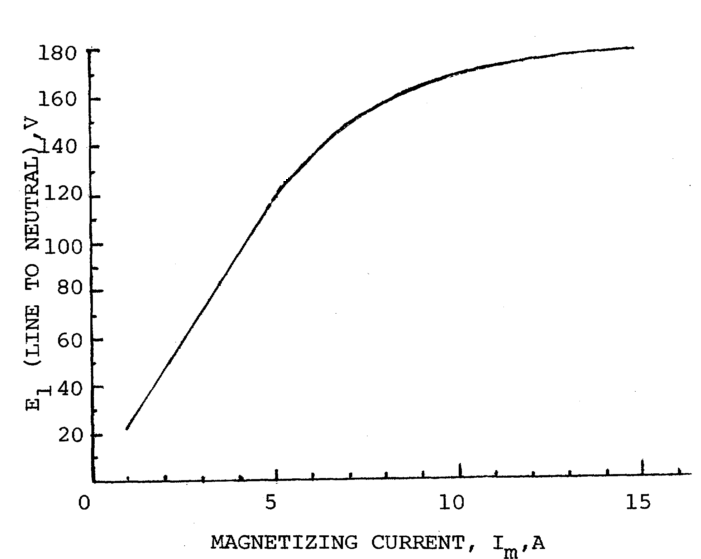
%> input picture magnetizationCurveNoTrend.png, 701 x 559 px
$ octave --eval "result = SCIG_Ouazenne;"   (GNU Octave 9; MATLAB toolbox functions it lacks are replaced by stand-ins)
%> lines starting %> are read from the running program, lines starting %| are printed output that depends on the picture; in (x1, y1, x2, y2) boxes, pixels count from 0 and x2, y2 are one past the last pixel; in counts of white or black regions, pixels touching at a corner belong together; the program's own positions count from 1
### imageinterpOuazenne.m
function [fittedX, fittedE] = imageinterpOuazenne()
% format longg;
% format compact;
% fontSize = 20;
nth_order = 7; %poly fit
derivArray = nth_order:-1:0;
rowShift = 425; %to remove axis from image
columnShift = 125; %to remove axis from image
% I1 = 1*35;
% Iend = 15*35;
I1 = 1*5.3;
Iend = 15*5.3;
E1 = 180;
Eend = 22;

%===============================================================================
% Read in a image.
% folder = pwd;
folder = 'C:\Users\njgreen3\Documents\EnergyBalance';
baseFileName = 'magnetizationCurveNoTrend.PNG';
% baseFileName = 'magCurveDandanMa.PNG';
% Get the full filename, with path prepended.
fullFileName = fullfile(folder, baseFileName);
% Check if file exists.
if ~exist(fullFileName, 'file')
	% File doesn't exist -- didn't find it there.  Check the search path for it.
	fullFileNameOnSearchPath = baseFileName; % No path this time.
	if ~exist(fullFileNameOnSearchPath, 'file')
		% Still didn't find it.  Alert user.
		errorMessage = sprintf('Error: %s does not exist in the search path folders.', fullFileName);
		uiwait(warndlg(errorMessage));
		return;
	end
end
grayImage = imread(fullFileName);
%> grayImage is the input picture: size 559x701x3 uint8; min 0, max 255, mean 248.8
% Get the dimensions of the image.
% numberOfColorBands should be = 1.
[~, ~, numberOfColorBands] = size(grayImage);
%> numberOfColorBands = 3
if numberOfColorBands > 1
	% It's not really gray scale like we expected - it's color.
	% Convert it to gray scale by taking only the green channel.
	grayImage = grayImage(:, :, 2); % Take green channel.
%> grayImage: size 559x701 uint8

end
% % Display the original gray scale image.
% subplot(2, 2, 1);
% imshow(grayImage, []);
% title('Original Grayscale Image', 'FontSize', fontSize);
% % Enlarge figure to full screen.
% set(gcf, 'Units', 'Normalized', 'OuterPosition', [0 0 1 1]);
% % Give a name to the title bar.
% set(gcf, 'Name', 'Demo by ImageAnalyst', 'NumberTitle', 'Off')
% Binarize to get rid of horrible jpeg noise
binaryImage = grayImage < 100;
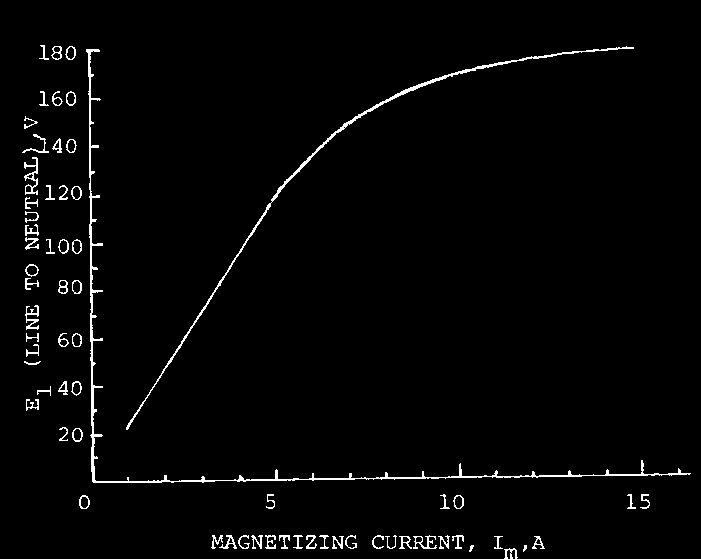
%> binaryImage: size 559x701 logical; 2.1% white in thin lines or dots, all inside (x1, y1, x2, y2) = (22, 45, 691, 559)
% % Display the original gray scale image.
% subplot(2, 2, 2);
% imshow(binaryImage, []);
% title('Binary Image', 'FontSize', fontSize);
% axis on;

% Get the rows (y) and columns (x).
[rows, columns] = find(binaryImage(1:rowShift,columnShift:end));
%> rows = 1661 values from 47 to 425; columns = 1661 values from 5 to 510

rows2Eslope = (Eend-E1)/(rows(1)-rows(end));
%> rows2Eslope = -0.421
rows2Eoffset = (E1 - rows(end)*rows2Eslope);
%> rows2Eoffset = 200.6
columns2Islope = (Iend-I1)/(columns(end)-columns(1));
%> columns2Islope = 0.147
columns2Ioffset = (I1 - columns(1)*columns2Islope);
%> columns2Ioffset = 4.57

Im = columns*columns2Islope + columns2Ioffset;
%> Im = 1661 values from 5.3 to 79.5
E = rows*rows2Eslope + rows2Eoffset;
%> E = 1661 values, max 180.8 at index 1645, min 21.58 at index 2, mean 129.4

% Fit a nth_order
coefficients = polyfit(Im, E, nth_order); % Gets coefficients of the formula.
%> coefficients = [3.95e-10 -1.15e-07 1.29e-05 -0.000696 0.0174 -0.187 5.1 -2.35]
% Fit a curve to 500 points in the range that x has.
fittedI = linspace(min(Im), max(Im), 500);
%> fittedI = 500 values from 5.3 to 79.5
% Now get the y values.
fittedE = polyval(coefficients, fittedI);
%> fittedE = 500 values from 21.54 to 181.3
Xcoeffs = coefficients.*derivArray;
%> Xcoeffs = [2.77e-09 -6.87e-07 6.46e-05 -0.00279 0.0523 -0.374 5.1 0]
Xcoeffs(end) = [];
dEdI = polyval(Xcoeffs, fittedI);
%> dEdI = 500 values, max 4.65 at index 77, min 0.155 at index 455, mean 2.15
fittedX = fittedE./fittedI;
%> fittedX = 500 values, max 4.38 at index 116, min 2.28 at index 500, mean 3.54

figure(1)
plot(fittedX, fittedE, dEdI,fittedE)
xlabel('Xm')
ylabel('E')
legend('E/I', 'dE/dI')
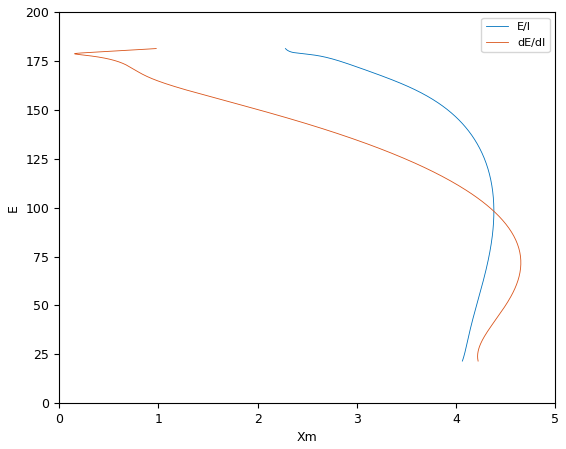
%> figure redrawn from the program's plot data
% Plot the fitting:
% subplot(2,2,3:4);
figure(2)
plot(fittedI, fittedE,Im,E);
grid on;
xlabel('Im')%, 'FontSize', fontSize);
ylabel('E')%, 'FontSize', fontSize);
% % Overlay the original points in red.
% hold on;
% plot(Im, E, 'r.', 'LineWidth', .1, 'MarkerSize', .1);

### LoadImpedance.m
function [ Z ] = LoadImpedance( P, Q, V )
%LOADIMPEDANCE
%   This function takes the active (P) and reactive (Q) powers dissipated
%   by a three phase load for a given line to line voltage (V) and
%   calculates the equivalent per-phase impedance (Z).
%
% The apparent power of a three phase system can be given as:
% S = 3*V_phase*conj(I)
%   = 3*V_phase*conj(V_phase/Z)
%   = 3*V_phase*conj(V_phase)/conj(Z)
%   = 3*abs(V_phase)^2/conj(Z)
%   = abs(sqrt(3)*V_phase)^2/conj(Z)
%   = abs(V_line)^2/conj(Z)
% Solving for Z yeilds:
% Z = conj(abs(V_line)^2/S)

% Inputs:
%   P   Active 3 phase power in per-unit
%   Q   Reactive 3 phase power in per-unit
%   V   Line-to-line voltage magnitude in per-unit
%
% Outputs;
%   Z   Equivalent phase impedance in per-unit

% Total apparent power
S = P + 1i*Q;

% Caluclate Z using equation above
Z = conj(abs(V).^2./S);

end

### SCIG_Ouazenne.m
function [P_loss, Q_loss, Vph, f_e, P_mech, P_load_out ] = SCIG_Ouazenne( P_load_in, Q_load, n_mech, f_rated, Vline_rated, poles, K_b, K_w, R1, L1, R2, L2, magCurve, Rx, Cx )
%SCIG_ENERGY_BALANCE Summary of this function goes here
%   This function calcluates the active power (P_loss) losses of a 3-phase
%   squirrel cage induction generator (SCIG). Also calclulated is the
%   reactive power loss (Q_loss). Induction machines always consume Q
%   (negative Q_out) and the excitation capacitance generates Q (positive
%   Q_out).

%   Circuit diagram of an Asynchronous machine.
%      Iin>   Ix         I1>        Im        I2>
%              v      R1     jw*X1   v     R2     jw*X2
%     0--------|-----RRRR----XXXX----|----RRRR----XXXX----|
%              |                    E|                    |
%     +        R  Rx               |-|-|                  |
%              R                   |   |                  R
%     Vph      |               Rm  R   X   jw*Xm          R  R2(1-slip)/slip
%              |                   R   X                  R
%     -       CCC  1/jw*Cx         |   |                  R
%              |                   |-|-|                  |
%              |                     |                    |
%     0--------|---------------------|--------------------|

% Inputs:
%   P_load      Three phase active load power in W
%   Q_load      Three phase reactive load power in VAR
%   n_mech      Angular velocity of rotor in rpm
%   f_rated     Rated synchronous frequency in Hz
%   Vline_rated Rated line voltage in V
%   poles       Number of poles
%   K_b         Bearing coefficient
%   K_w         Windage coefficient
%   R1          Stator resistance in ohm
%   L1          Stator inductance in H
%   R2          Rotor resistance in ohm
%   L2          Rotor inductance in H
%   Rm          Magnetizing resistance of the core in ohm
%   Lm          Magnetizing inductance of the core in L
%   Rx          Equivalent Series Resistance (ESR) of external excitation
%   Cx          External Excitation capacitance in F
%
% Outputs:
%   P_loss
%   Q_loss
%   Vph
%   P_mech      Mech power to rotor (P_mech = w_mech*Torque)

if nargin == 0
    P_load_in = 600;%7.46e3;
    Q_load = 0;
    f_rated = 60;
    poles = 2;
%     n_mech = 1.04*f_rated*120/poles;
    n_mech = 3000;
    Vline_rated = 220;
    K_b = 0.4;
    K_w = 0.001;
    R1 = 0.148;
    L1 = 0.423/(2*pi*f_rated);
    R2 = 0.144;
    L2 = 0.252/(2*pi*f_rated);
    [magCurve.X, magCurve.Vg_f] = imageinterpOuazenne;
%> magCurve.X has the same summary as fittedX in imageinterpOuazenne; magCurve.Vg_f = 500 values from 21.54 to 181.3
    Rm = inf;
    Rx = 0;
    Cx = 240e-06;

end

n_synchRated = f_rated*120/poles;
b = n_mech/n_synchRated;

% The mechanical angular velocity
w_mech = 2*pi*n_mech/60;

% calculate reactive impedance from inductance values (X = w*L) and
% capacitance value (X = 1/(w*C)) at rated frequencies
X1 = 2*pi*f_rated.*L1;
X2 = 2*pi*f_rated.*L2;
Xx = 1./(Cx*2*pi*f_rated);

% calculate friction and windage losses
P_bearing = K_b .* w_mech;
P_windage = K_w .* w_mech.^2;

% calculated the impedance of the load based off power consumed at rated
% line to line voltage
Z_load = LoadImpedance(P_load_in, Q_load, Vline_rated);
R_load = real(Z_load);

% Calcluate coefficients used to calculated the operating frequency
% relative to the rated frequency. These coefficients can be found in the
% appendix of Analysis of the Isolated Inducution Generator by Ouazenne and
% McPherson.  Note in the text Q2 and Q3 both have a typo which has been
% corrected here.
if R_load < inf
    Rtemp = R1 + R_load;

    Q0 = -b*R2*(Rtemp/R_load)^2;
    Q1 = R2*(Rtemp/R_load)^2 + Rtemp*(R2/R_load)^2 + b^2*Rtemp*(X2/R_load)^2;
    Q2 = -2*b*Rtemp*(X2/R_load)^2 - b*R2*((R1/Xx)^2 + (X1/R_load)^2 - 2*(X1/Xx));
    Q3 = R2*((X1/R_load)^2 + (R1/Xx)^2 - 2*(X1/Xx)) + Rtemp*(X2/R_load)^2 + R1*(R2/Xx)^2 + b^2*R1*(X2/Xx)^2;
    Q5 = R2*(X1/Xx)^2 + R1*(X2/Xx)^2;
    Q4 = -b*(Q5 + R1*(X2/Xx)^2);

else
    Q0 = -b*R2;
    Q1 = R2;
    Q2 = - b*R2*((R1/Xx)^2 - 2*(X1/Xx));
    Q3 = R2*((R1/Xx)^2 - 2*(X1/Xx)) + R1*(R2/Xx)^2 + b^2*R1*(X2/Xx);
    Q5 = R2*(X1/Xx)^2 + R1*(X2/Xx)^2;
    Q4 = -b*(Q5 + R1*(X2/Xx)^2);
end

% Calculate all the roots based from the coeffecients
aroots = roots([Q5 Q4 Q3 Q2 Q1 Q0]);

% Ouazzene and McPherson state there should only be one real root
a = aroots(~imag(aroots));

% Calculate the series equivalent of load and ext. excitation capacitance
RL = R_load*Xx^2/(a*(a^2*R_load^2 + Xx^2));
XL = R_load^2*Xx/(a^2*R_load^2 + Xx^2);

% calculate the operating frquency
f_e = a*f_rated;

% Calculate impedance of the core base of Ouazenne and McPherson
if R_load < inf
    Xm = ((RL + R1/a)*(X2^2 + (R2/(a-b))^2))/((R2/(a-b))*(X1-XL) - X2*(RL + R1/a));
else
    Xm = ((R1/a)*(X2^2 + (R2/(a-b))^2))/((R2/(a-b))*(X1 - Xx/a^2) - R1*X2/a);
end

% from Xm and magnatization curve calculate internal voltage magnitude
E_f = interp1(magCurve.X,magCurve.Vg_f,Xm,'pchip');
%> E_f = NaN
% calcluate phase voltage magnitude
if R_load < inf
    Vph = a*E_f/sqrt((1-a^2*(X1/Xx))^2 + a^2*((X1/R_load)^2 + (R1/Xx)^2) + (1 + R1/R_load)^2 - 1);
%> Vph = NaN
else
    Vph = a*E_f/sqrt((1-a^2*(X1/Xx))^2 + (a*R1/Xx)^2);
end

% calculate slip from electrical frequency and rotor speed relative to
% rated values
slip = (a-b)/a;

% [18 lines of commented-out code are left out]
X1 = 2*pi*f_e.*L1;
X2 = 2*pi*f_e.*L2;
Xx = 1./(Cx*2*pi*f_e);

% calculate stator, rotor, core, and excitation per-unit impedances
Z_stator = R1 + 1i*X1;   % R1 and X1 in series
% Z_core = 1./(1./Rm + 1./(1i*Xm));   % Rm and Xm in parallel
Z_core = 1i*Xm;
Z_rotor = R2./slip + 1i*X2;   % R2/slip and X2 in series
Z_machine = Z_stator + 1./(1./Z_core + 1./Z_rotor);
Z_excite = Rx + Xx/(1i);   %Rx and Xx in series
% [11 lines of commented-out code are left out]
I1 = Vph/Z_machine;

% Calculate excitation current
Ix = Vph./Z_excite;

% Calculate internal voltage
E = Vph - I1*Z_stator;

% Calculate magnetizing current
Im = E./Z_core;

% Calculate rotor current
I2 = E./Z_rotor;

% Calculate load current
Iload = Vph./Z_load;
%> Iload = NaN


% Calculate active and reactive power losses in the asynch machine
Q_loss.rotor = 3*abs(I2).^2.*X2;
%> Q_loss.rotor = NaN
P_RCL = 3*abs(I2).^2.*R2;
%> P_RCL = NaN

Q_loss.stator = 3*abs(I1).^2.*X1;
%> Q_loss.stator = NaN
P_SCL = 3*abs(I1).^2.*R1;
%> P_SCL = NaN

Q_loss.core = 3*abs(E).^2./(Xm);
%> Q_loss.core = NaN
P_core =0;% 3*abs(E).^2./Rm;

if any(Ix)
%     Sometimes when there is an infinite impedance matlab will calculate
%     NaN even though there is 0 current. This if/else ensures the power
%     calculations result in 0 when current is 0.
    Q_loss.excitation = -3*abs(Ix).^2.*(Xx);
    P_excitation = 3*abs(Ix).^2.*Rx;
else
    Q_loss.excitation = 0;
    P_excitation = 0;
end


% Calculate total real and reactive powers. Reactive power is only
% consumed not generated therefore Q_out should be negative.
Q_loss.total = (Q_loss.core + Q_loss.rotor + Q_loss.stator);% + Q_loss.excitation;
%> Q_loss.total = NaN
% P_out = P_conv -(P_excitation + P_RCL + P_SCL + P_core);

% Output real losses in stucture
P_loss.mech = P_bearing + P_windage;
P_loss.copper = P_RCL + P_SCL;
%> P_loss.copper = NaN
P_loss.core = P_core;
P_loss.excitation = P_excitation;
P_loss.total = P_bearing + P_windage + P_RCL + P_SCL + P_core+ P_excitation;
%> P_loss.total = NaN

P_load_out = 3*abs(Vph)^2/conj(Z_load);
%> P_load_out = NaN
P_mech = P_load_out + P_loss.total;
%> P_mech = NaN
%> `result = SCIG_Ouazenne;`:
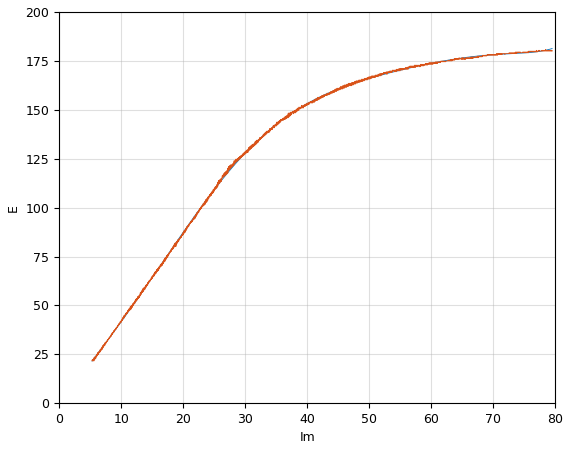
%> figure redrawn from the program's plot data; curve peaks at x = 79.5, y = 181.3
%> `result = SCIG_Ouazenne;`: result = {mech 224.4, copper NaN, core 0, excitation 0, total NaN}
